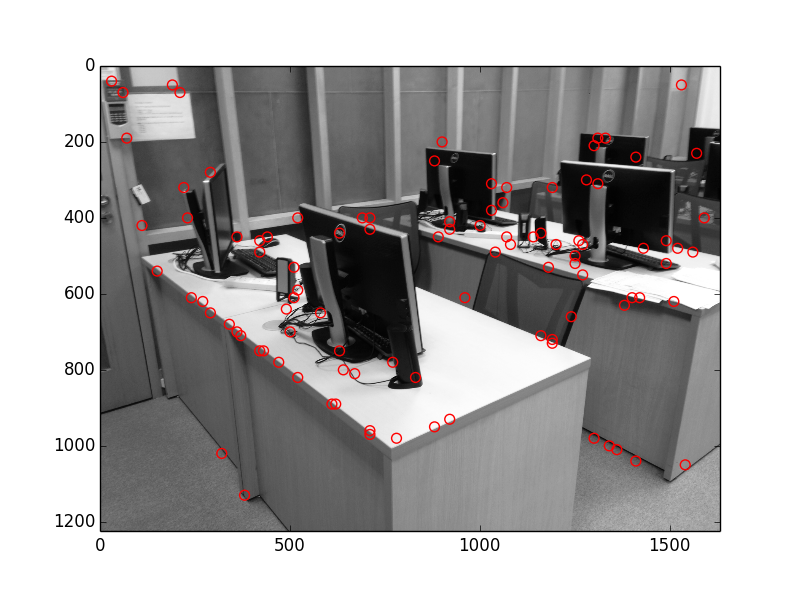

The script that drew this image:
__author__ = 'David'

import operator
import time

import cv2
import matplotlib.pyplot as plt
import matplotlib.cm as cm
import numpy as np
import numpy.linalg as linalg

# TODO
# from joblib import Parallel

# Progress indicator for eigenvalue calculation
progress = [x / 100.0 for x in range(0, 100, 5)]


def gradient(window1, window2, distance):
    """
    Get the gradient between two image windows (patches)
    :param window1:
    :param window2:
    :param distance: the distance b/w 2 windows
    :return: gradient value
    """
    intensity1 = np.sum(window1.ravel()) / window1.shape[0]
    intensity2 = np.sum(window2.ravel()) / window2.shape[0]
    return (intensity2 - intensity1) / distance


def matrix(start_x, start_y, window_size, im):
    """
    Return the matrix for eigenvalue calculation
    :param start_x:
    :param start_y:
    :param window_size:
    :param im: image source
    :return:
    """
    im = im.astype('uint32')  # To avoid overflow
    mat = np.zeros((2, 2))

    # Check for boundaries
    height, width = im.shape[:2]
    if start_x + window_size > width or start_y + window_size > height:
        raise ValueError('Start position + window size exceeds boundary')

    start_x_right = start_x + window_size / 2
    start_y_bottom = start_y + window_size / 2

    window_current = im[start_y:start_y + window_size, start_x:start_x + window_size]
    window_right = im[start_y:start_y + window_size, start_x_right:start_x_right + window_size]
    window_bottom = im[start_y_bottom:start_y_bottom + window_size, start_x: start_x + window_size]

    gradient_x = gradient(window_current, window_right, window_size / 2)
    gradient_y = gradient(window_current, window_bottom, window_size / 2)

    mat[0][0] = gradient_x * gradient_x
    mat[0][1] = mat[1][0] = gradient_x * gradient_y
    mat[1][1] = gradient_y * gradient_y

    return mat


def eigenvalues(im, window_size):
    """
    Calculate the eigenvalues for the image
    :param im:
    :param window_size:
    :return: dictionary of eigenvalues eig; eig[(x,y)]= min eigenvalue for window with (x,y) as top-left pt
    """
    eig = {}
    height, width = im.shape[:2]

    for x in range(0, width - window_size, window_size / 2):
        for y in range(0, height - window_size, window_size / 2):
            print_progress(float(x) / width, float(y) / height)
            values = linalg.eig(matrix(x, y, window_size, im))[0]
            eig[(int(x), int(y))] = np.min(values)

    return eig


def print_progress(x_frac, y_frac):
    global progress
    for frac in progress:
        if x_frac > frac and y_frac > frac:
            print('{} % Done'.format(frac * 100))
            progress.remove(frac)
            return


if __name__ == '__main__':
    start = time.time()

    im = cv2.imread('lab_photo.jpg', cv2.CV_LOAD_IMAGE_GRAYSCALE)
    eig = eigenvalues(im, window_size=20)
    eig_sorted = sorted(eig.items(), key=operator.itemgetter(1), reverse=True)

    for (x, y), val in eig_sorted[:100]:
        plt.scatter(x, y, s=50, facecolors='none', edgecolors='r')


    end = time.time()
    print('Execution time: {} sec'.format(end - start))

    plt.imshow(im, cmap=cm.Greys_r)
    plt.show()
